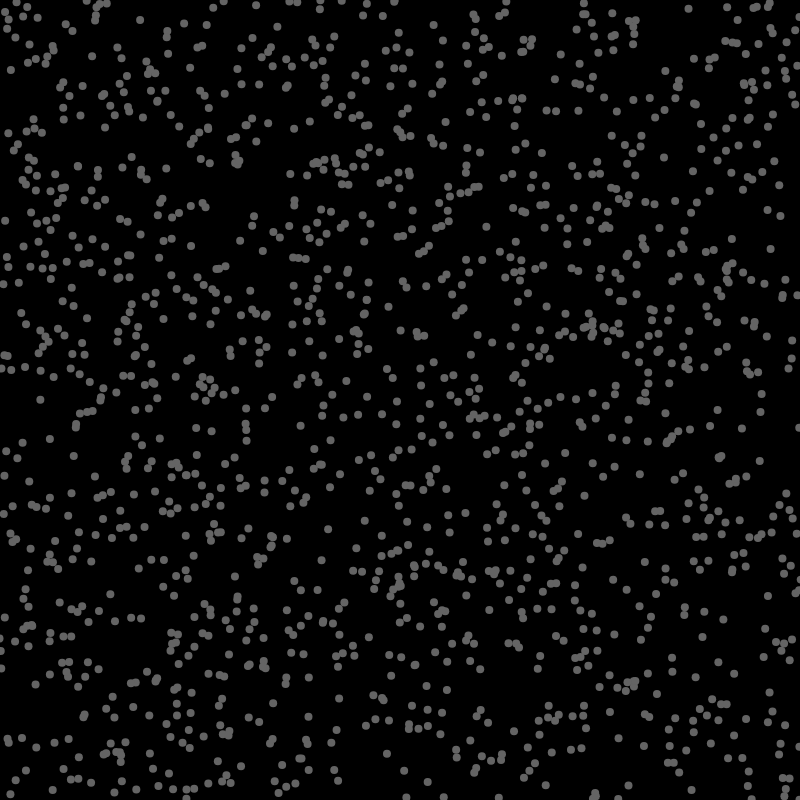
Frame 1 (no input)
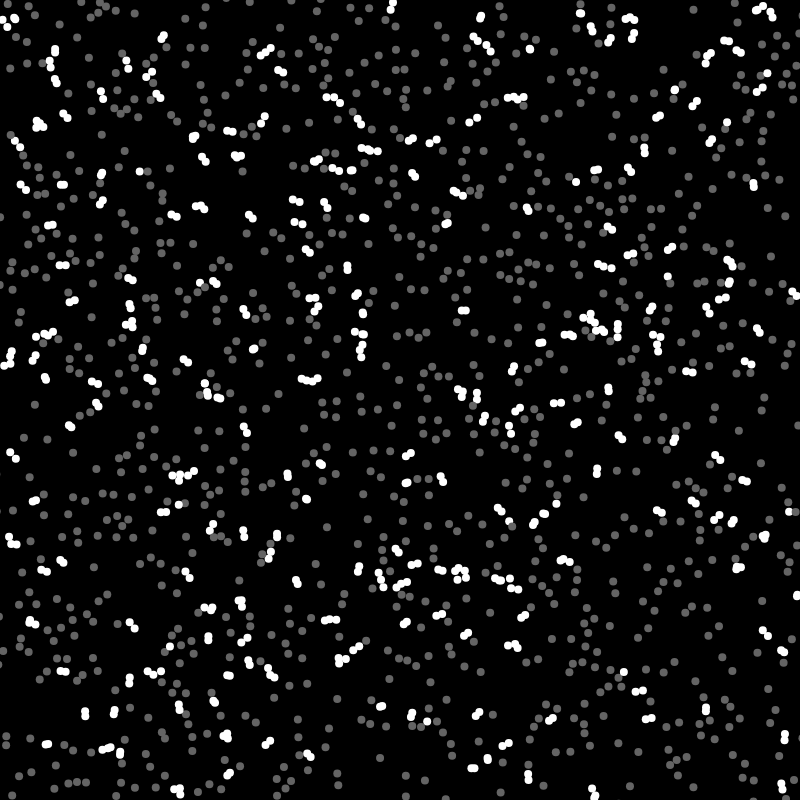
Frame 60 (no input)
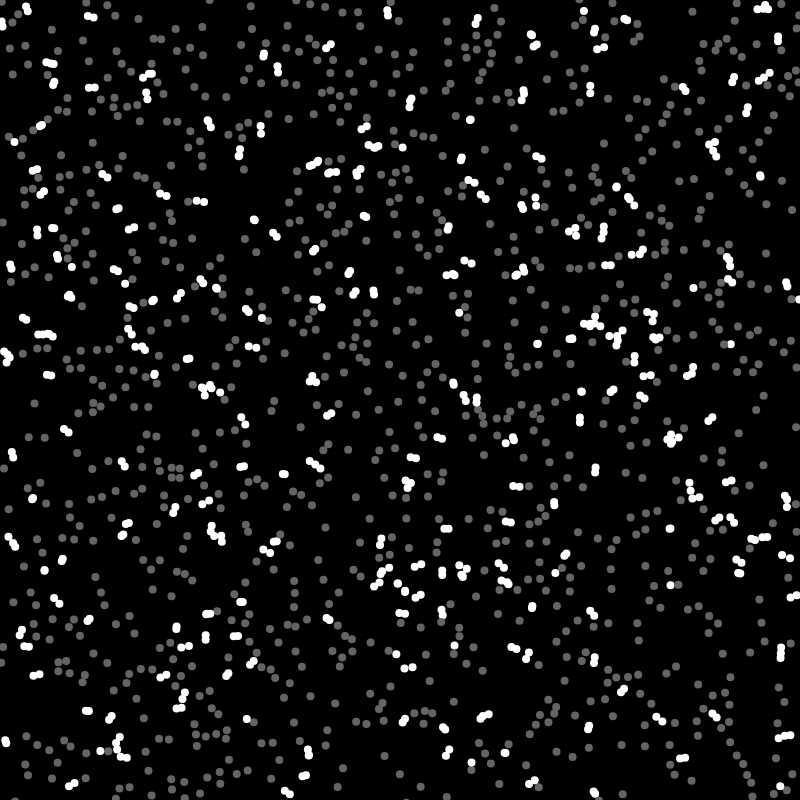
Frame 120 (the mouse pressed at the canvas centre since frame 60)

The p5.js sketch that drew these frames (run headless with seeded random() and noise() and a simulated clock; from frame 60 on, the mouse is pressed at the canvas centre):

// p5.js sketch
// ── sketch.js
let particles = [];
let qTree;

function setup() {
  createCanvas(800, 800);
  
  for (let i = 0; i < 1500; i++) {
    particles[i] = new Particle(random(width), random(height));
  }
}

function draw() {
  background(0);
  
  let boundary = new Rectangle(400, 400, 400, 400);
  qTree = new QuadTree(boundary, 4);
  
  for (let p of particles) {
    let point = new Point(p.x, p.y, p);
    qTree.insert(point);
    
    p.move();
    p.render();
    p.setHighlight(false);
  }
  
  for (let p of particles) {
    let range = new Circle(p.x, p.y, p.r * 2);
    let points = qTree.query(range);
    for (let point of points) {
      let other = point.data;
      if (p !== other && p.intersects(other)) {
        p.setHighlight(true);
      }
    }
  }
}


// Pure Quadtree visualisation
// let qTree;
//
// function setup() {
//   createCanvas(800, 800);
//
//   let boundary = new Rectangle(400, 400, 400, 400);
//   qTree = new QuadTree(boundary, 4);
//
//   for (let i = 0; i < 300; i++) {
//     let x = randomGaussian(width / 2, width / 8);
//     let y = randomGaussian(height / 2, height / 8);
//     let p = new Point(x, y);
//     qTree.insert(p);
//   }
// }
//
// function draw() {
//   background(0);
//   qTree.show();
//
//   stroke(0, 255, 0);
//   rectMode(CENTER);
//   let range = new Rectangle(mouseX, mouseY, 50, 50);
//   rect(range.x, range.y, range.w*2, range.h*2);
//   let points = [];
//   qTree.query(range, points);
//
//   for (let p of points) {
//     stroke(0, 255, 0);
//     strokeWeight(4);
//     point(p.x, p.y);
//   }
// }
// ── particle.js
class Particle {
  constructor(x, y) {
    this.x = x;
    this.y = y;
    this.r = 4; // Change this to fit for a rectangle, or triangle
    this.highlight = false;
  }
  
  intersects(other) {
    let d = dist(this.x, this.y, other.x, other.y);
    return (d < this.r + other.r);
  }

  setHighlight(value) {
    this.highlight = value;
  }
  
  move() {
    this.x += random(-1, 1);
    this.y += random(-1, 1);
  }

  render() {
    noStroke();
    if (this.highlight) {
      fill(255);
    } else {
      fill(100);
    }
    ellipse(this.x, this.y, this.r * 2);
  }
}
// ── quadtree.js
class Point {
  constructor(x, y, data) {
    this.x = x;
    this.y = y;
    this.data = data;
  }
}

class Rectangle {
  constructor(x, y, w, h) {
    this.x = x;
    this.y = y;
    this.w = w;
    this.h = h;
  }
  
  contains(point) {
    return (point.x >= (this.x - this.w) &&
            point.x <= (this.x + this.w) &&
            point.y >= (this.y - this.h) &&
            point.y <= (this.y + this.h));
  }
  
  intersects(range) {
    return !(range.x - range.w > this.x + this.w ||
             range.x + range.w < this.x - this.w ||
             range.y - range.h > this.y + this.h ||
             range.y + range.h < this.y - this.h);
  }
}

class Circle {
  constructor(x, y, r) {
    this.x = x;
    this.y = y;
    this.r = r;
    this.rSquared = this.r * this.r;
  }
  
  contains(point) {
    let d = Math.pow((point.x - this.x), 2) + Math.pow((point.y - this.y), 2);
    return d <= this.rSquared;
  }
}

class QuadTree {
  constructor(boundary, capacity) {
    this.boundary = boundary;
    this.capacity = capacity;
    this.points = [];
    this.divided = false;
  }
  
  subdivide() {
    let x = this.boundary.x;
    let y = this.boundary.y;
    let w = this.boundary.w;
    let h = this.boundary.h;
  
    let nw = new Rectangle(x - w/2, y - h/2, w/2, h/2);
    let ne = new Rectangle(x + w/2, y - h/2, w/2, h/2);
    let sw = new Rectangle(x - w/2, y + h/2, w/2, h/2);
    let se = new Rectangle(x + w/2, y + h/2, w/2, h/2);
    
    this.northwest = new QuadTree(nw, this.capacity);
    this.northeast = new QuadTree(ne, this.capacity);
    this.southwest = new QuadTree(sw, this.capacity);
    this.southeast = new QuadTree(se, this.capacity);
    
    this.divided = true;
  }
  
  insert(point) {
    if (!this.boundary.contains(point)) {
      return false;
    }
    if (this.points.length < this.capacity) {
      this.points.push(point);
      return true;
    } else {
      if (!this.divided) {
        this.subdivide();
      }
      if (this.northwest.insert(point)) {
        return true;
      } else if (this.northeast.insert(point)) {
        return true;
      } else if (this.southwest.insert(point)) {
        return true;
      } else if (this.southeast.insert(point)) {
        return true;
      }
    }
  }
  
  query(range, found) {
    if (!found) {
      found = [];
    }
    if (!this.boundary.intersects(range)) {
      return found;
    } else {
      for (let p of this.points) {
        if (range.contains(p)) {
          found.push(p);
        }
      }
      if (this.divided) {
        this.northwest.query(range, found);
        this.northeast.query(range, found);
        this.southwest.query(range, found);
        this.southeast.query(range, found);
      }
    }
    return found;
  }
  
  show() {
    stroke(255);
    strokeWeight(1);
    noFill();
    rectMode(CENTER);
    rect(this.boundary.x, this.boundary.y, this.boundary.w * 2, this.boundary.h * 2);
    
    if (this.divided) {
      this.northwest.show();
      this.northeast.show();
      this.southwest.show();
      this.southeast.show();
    }
    
    for (let p of this.points) {
      strokeWeight(4);
      point(p.x, p.y);
    }
  }
}
